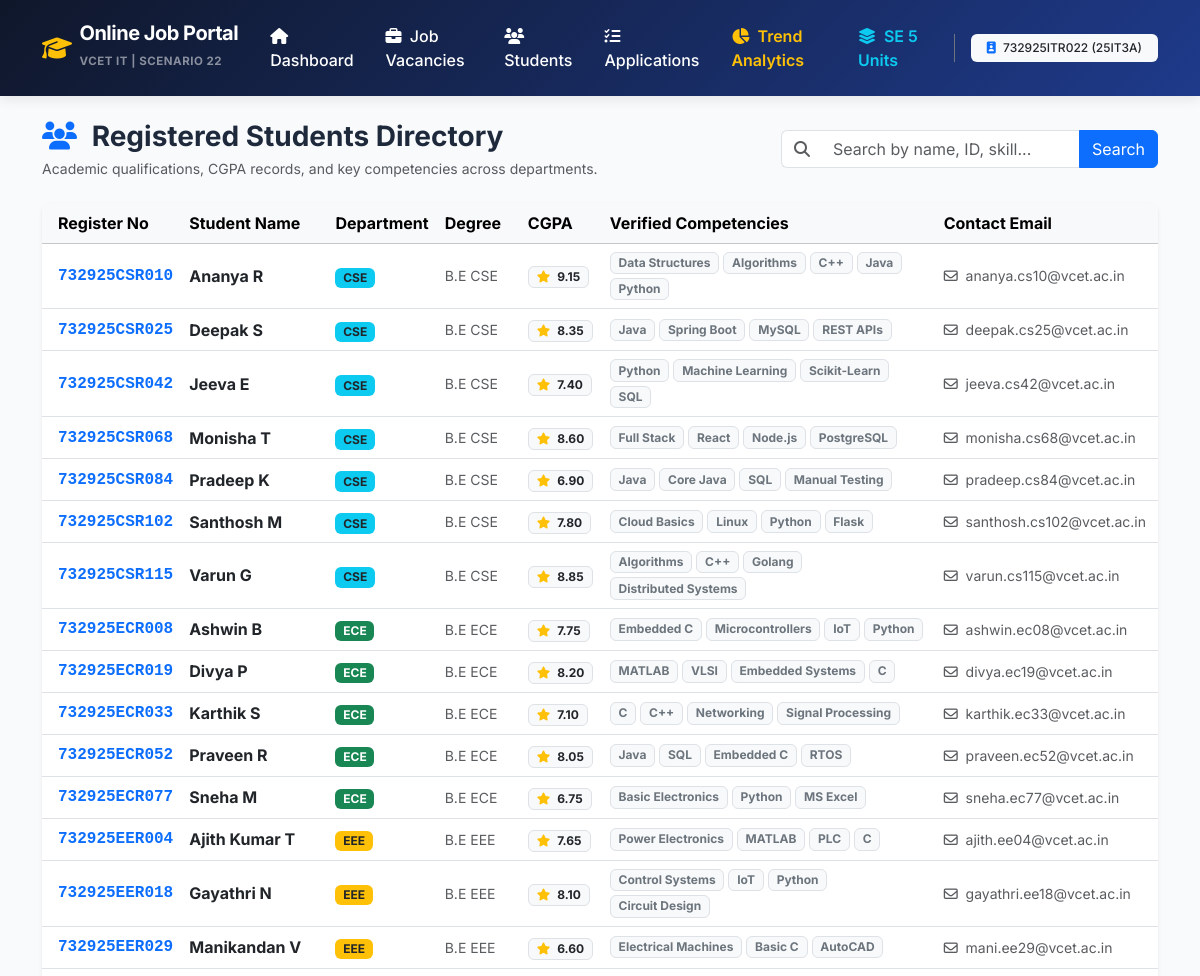
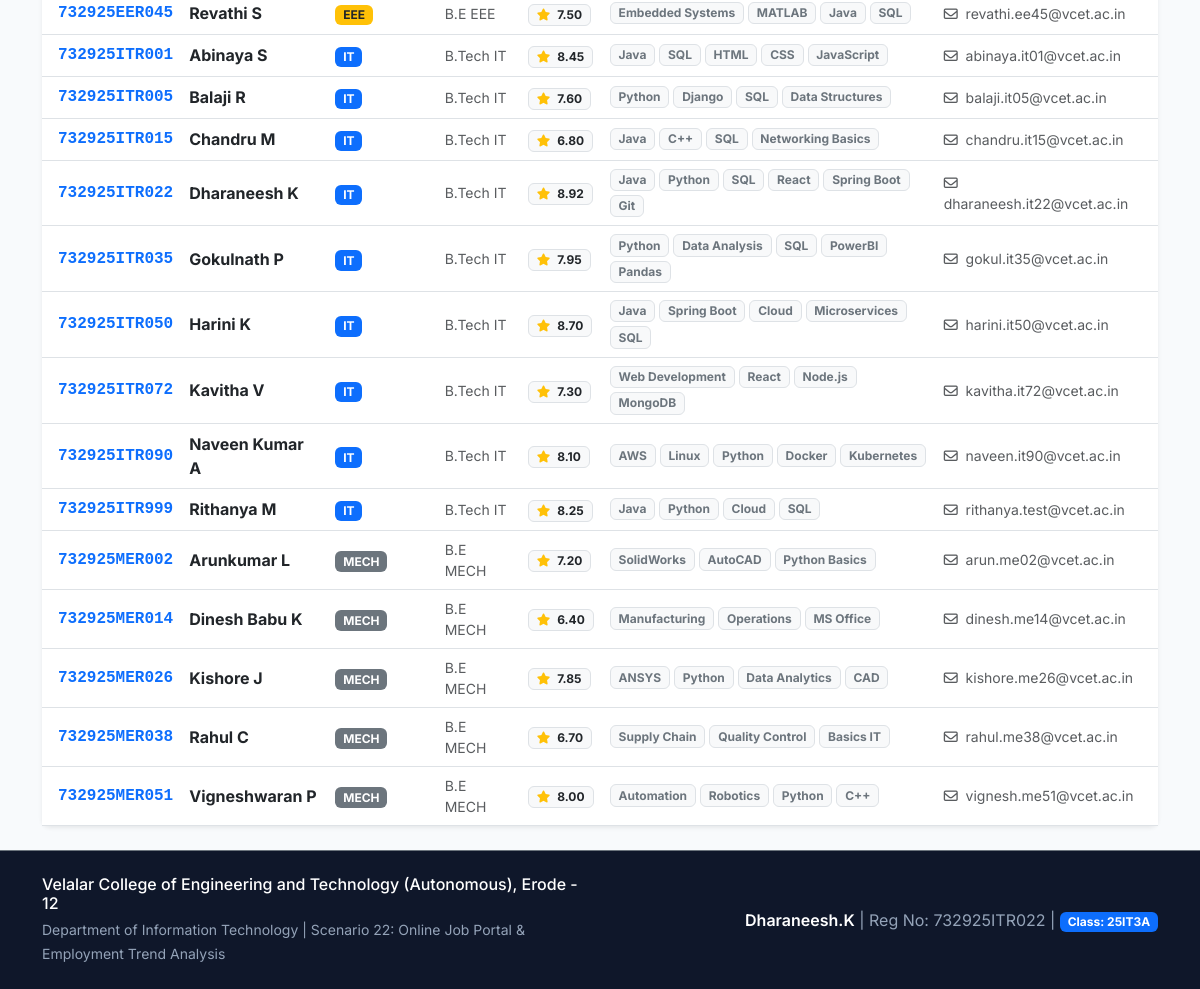
/students, run on the app's committed database (2 pictures, top to bottom).
### tables this page shows
CREATE TABLE students (
    student_id VARCHAR(20) PRIMARY KEY,
    name VARCHAR(100) NOT NULL,
    department VARCHAR(50) NOT NULL,
    qualification VARCHAR(50) NOT NULL,
    cgpa REAL NOT NULL CHECK(cgpa >= 0.0 AND cgpa <= 10.0),
    skills TEXT NOT NULL,
    email VARCHAR(100) UNIQUE NOT NULL,
    phone VARCHAR(15) NOT NULL,
    created_at TIMESTAMP DEFAULT CURRENT_TIMESTAMP
);

### web/app.py (the view)
@app.route("/students")
def students():
    search = request.args.get("q", "").strip()
    conn = get_db()
    cursor = conn.cursor()
    if search:
        cursor.execute("""
            SELECT * FROM students
            WHERE name LIKE ? OR student_id LIKE ? OR department LIKE ? OR skills LIKE ?
            ORDER BY department, student_id;
        """, (f"%{search}%", f"%{search}%", f"%{search}%", f"%{search}%"))
    else:
        cursor.execute("SELECT * FROM students ORDER BY department, student_id;")
    all_students = cursor.fetchall()
    conn.close()
    return render_template("students.html", students=all_students, search_query=search)

### web/app.py (called while the page is built)
def get_db():
    conn = sqlite3.connect(DB_PATH)
    conn.row_factory = sqlite3.Row
    conn.execute("PRAGMA foreign_keys = ON;")
    return conn

### web/templates/students.html (shortened to what this page needs)
{% extends "base.html" %}
{% block content %}
<div class="d-flex flex-wrap justify-content-between align-items-center mb-4">
    <div>
        <h3 class="fw-bold mb-1"><i class="fa-solid fa-users text-primary me-2"></i> Registered Students Directory</h3>
        <p class="text-muted small mb-0">Academic qualifications, CGPA records, and key competencies across departments.</p>
    </div>
    <form class="d-flex gap-2 mt-2 mt-sm-0" method="GET" action="{{ url_for('students') }}">
        <div class="input-group">
            <span class="input-group-text bg-white border-end-0"><i class="fa-solid fa-search text-muted"></i></span>
            <input type="text" class="form-control border-start-0" name="q" value="{{ search_query }}" placeholder="Search by name, ID, skill...">
            <button class="btn btn-primary" type="submit">Search</button>
        </div>
    </form>
</div>
<div class="card border-0 shadow-sm rounded-3">
    <div class="card-body p-0">
        <div class="table-responsive">
            <table class="table table-hover align-middle mb-0">
                <thead class="table-light">
                    <tr>
                        <th class="ps-3">Register No</th>
                        <th>Student Name</th>
                        <th>Department</th>
                        <th>Degree</th>
                        <th>CGPA</th>
                        <th>Verified Competencies</th>
                        <th>Contact Email</th>
                    </tr>
                </thead>
                <tbody>
                    {% for s in students %}
                    <tr>
                        <td class="ps-3 fw-semibold text-primary font-monospace">{{ s.student_id }}</td>
                        <td>
                            <span class="fw-bold text-dark">{{ s.name }}</span>
                        </td>
                        <td>
                            <span class="badge {% if s.department == 'IT' %}bg-primary{% elif s.department == 'CSE' %}bg-info text-dark{% elif s.department == 'ECE' %}bg-success{% elif s.department == 'EEE' %}bg-warning text-dark{% else %}bg-secondary{% endif %}">
                                {{ s.department }}
                            </span>
                        </td>
                        <td class="small text-muted">{{ s.qualification }}</td>
                        <td>
                            <span class="badge bg-light text-dark border fw-bold px-2 py-1">
                                <i class="fa-solid fa-star text-warning me-1"></i> {{ "%.2f"|format(s.cgpa) }}
                            </span>
                        </td>
                        <td>
                            <div class="d-flex flex-wrap gap-1" style="max-width: 320px;">
                                {% for skill in s.skills.split(',') %}
                                <span class="badge bg-light text-secondary border" style="font-size: 0.75rem;">{{ skill.strip() }}</span>
                                {% endfor %}
                            </div>
                        </td>
                        <td class="small">
                            <a href="mailto:{{ s.email }}" class="text-decoration-none text-muted">
                                <i class="fa-regular fa-envelope me-1"></i> {{ s.email }}
                            </a>
                        </td>
                    </tr>
                    {% endfor %}
                </tbody>
            </table>
        </div>
    </div>
</div>
{% endblock %}

### web/templates/base.html (style rules this page uses)
body { font-family: 'Inter', sans-serif; background-color: #f8fafc; color: #1e293b; min-height: 100vh; display: flex; flex-direction: column; }

### data on the page
students: student_id "732925CSR010", name "Ananya R", department "CSE", qualification "B.E CSE", cgpa "9.15", strip "Data Structures" "Algorithms" "C++" "Java" "Python", email "ananya.cs10@vcet.ac.in"
students: student_id "732925CSR025", name "Deepak S", department "CSE", qualification "B.E CSE", cgpa "8.35", strip "Java" "Spring Boot" "MySQL" "REST APIs", email "deepak.cs25@vcet.ac.in"
students: student_id "732925CSR042", name "Jeeva E", department "CSE", qualification "B.E CSE", cgpa "7.40", strip "Python" "Machine Learning" "Scikit-Learn" "SQL", email "jeeva.cs42@vcet.ac.in"
students: student_id "732925CSR068", name "Monisha T", department "CSE", qualification "B.E CSE", cgpa "8.60", strip "Full Stack" "React" "Node.js" "PostgreSQL", email "monisha.cs68@vcet.ac.in"
students: student_id "732925CSR084", name "Pradeep K", department "CSE", qualification "B.E CSE", cgpa "6.90", strip "Java" "Core Java" "SQL" "Manual Testing", email "pradeep.cs84@vcet.ac.in"
students: student_id "732925CSR102", name "Santhosh M", department "CSE", qualification "B.E CSE", cgpa "7.80", strip "Cloud Basics" "Linux" "Python" "Flask", email "santhosh.cs102@vcet.ac.in"
students: student_id "732925CSR115", name "Varun G", department "CSE", qualification "B.E CSE", cgpa "8.85", strip "Algorithms" "C++" "Golang" "Distributed Systems", email "varun.cs115@vcet.ac.in"
students: student_id "732925ECR008", name "Ashwin B", department "ECE", qualification "B.E ECE", cgpa "7.75", strip "Embedded C" "Microcontrollers" "IoT" "Python", email "ashwin.ec08@vcet.ac.in"
students: student_id "732925ECR019", name "Divya P", department "ECE", qualification "B.E ECE", cgpa "8.20", strip "MATLAB" "VLSI" "Embedded Systems" "C", email "divya.ec19@vcet.ac.in"
students: student_id "732925ECR033", name "Karthik S", department "ECE", qualification "B.E ECE", cgpa "7.10", strip "C" "C++" "Networking" "Signal Processing", email "karthik.ec33@vcet.ac.in"
students: student_id "732925ECR052", name "Praveen R", department "ECE", qualification "B.E ECE", cgpa "8.05", strip "Java" "SQL" "Embedded C" "RTOS", email "praveen.ec52@vcet.ac.in"
students: student_id "732925ECR077", name "Sneha M", department "ECE", qualification "B.E ECE", cgpa "6.75", strip "Basic Electronics" "Python" "MS Excel", email "sneha.ec77@vcet.ac.in"
students: student_id "732925EER004", name "Ajith Kumar T", department "EEE", qualification "B.E EEE", cgpa "7.65", strip "Power Electronics" "MATLAB" "PLC" "C", email "ajith.ee04@vcet.ac.in"
students: student_id "732925EER018", name "Gayathri N", department "EEE", qualification "B.E EEE", cgpa "8.10", strip "Control Systems" "IoT" "Python" "Circuit Design", email "gayathri.ee18@vcet.ac.in"
students: student_id "732925EER029", name "Manikandan V", department "EEE", qualification "B.E EEE", cgpa "6.60", strip "Electrical Machines" "Basic C" "AutoCAD", email "mani.ee29@vcet.ac.in"
students: student_id "732925EER045", name "Revathi S", department "EEE", qualification "B.E EEE", cgpa "7.50", strip "Embedded Systems" "MATLAB" "Java" "SQL", email "revathi.ee45@vcet.ac.in"
students: student_id "732925ITR001", name "Abinaya S", department "IT", qualification "B.Tech IT", cgpa "8.45", strip "Java" "SQL" "HTML" "CSS" "JavaScript", email "abinaya.it01@vcet.ac.in"
students: student_id "732925ITR005", name "Balaji R", department "IT", qualification "B.Tech IT", cgpa "7.60", strip "Python" "Django" "SQL" "Data Structures", email "balaji.it05@vcet.ac.in"
students: student_id "732925ITR015", name "Chandru M", department "IT", qualification "B.Tech IT", cgpa "6.80", strip "Java" "C++" "SQL" "Networking Basics", email "chandru.it15@vcet.ac.in"
students: student_id "732925ITR022", name "Dharaneesh K", department "IT", qualification "B.Tech IT", cgpa "8.92", strip "Java" "Python" "SQL" "React" "Spring Boot" "Git", email "dharaneesh.it22@vcet.ac.in"
students: student_id "732925ITR035", name "Gokulnath P", department "IT", qualification "B.Tech IT", cgpa "7.95", strip "Python" "Data Analysis" "SQL" "PowerBI" "Pandas", email "gokul.it35@vcet.ac.in"
students: student_id "732925ITR050", name "Harini K", department "IT", qualification "B.Tech IT", cgpa "8.70", strip "Java" "Spring Boot" "Cloud" "Microservices" "SQL", email "harini.it50@vcet.ac.in"
students: student_id "732925ITR072", name "Kavitha V", department "IT", qualification "B.Tech IT", cgpa "7.30", strip "Web Development" "React" "Node.js" "MongoDB", email "kavitha.it72@vcet.ac.in"
students: student_id "732925ITR090", name "Naveen Kumar A", department "IT", qualification "B.Tech IT", cgpa "8.10", strip "AWS" "Linux" "Python" "Docker" "Kubernetes", email "naveen.it90@vcet.ac.in"
students: student_id "732925ITR999", name "Rithanya M", department "IT", qualification "B.Tech IT", cgpa "8.25", strip "Java" "Python" "Cloud" "SQL", email "rithanya.test@vcet.ac.in"
students: student_id "732925MER002", name "Arunkumar L", department "MECH", qualification "B.E MECH", cgpa "7.20", strip "SolidWorks" "AutoCAD" "Python Basics", email "arun.me02@vcet.ac.in"
students: student_id "732925MER014", name "Dinesh Babu K", department "MECH", qualification "B.E MECH", cgpa "6.40", strip "Manufacturing" "Operations" "MS Office", email "dinesh.me14@vcet.ac.in"
students: student_id "732925MER026", name "Kishore J", department "MECH", qualification "B.E MECH", cgpa "7.85", strip "ANSYS" "Python" "Data Analytics" "CAD", email "kishore.me26@vcet.ac.in"
students: student_id "732925MER038", name "Rahul C", department "MECH", qualification "B.E MECH", cgpa "6.70", strip "Supply Chain" "Quality Control" "Basics IT", email "rahul.me38@vcet.ac.in"
students: student_id "732925MER051", name "Vigneshwaran P", department "MECH", qualification "B.E MECH", cgpa "8.00", strip "Automation" "Robotics" "Python" "C++", email "vignesh.me51@vcet.ac.in"
